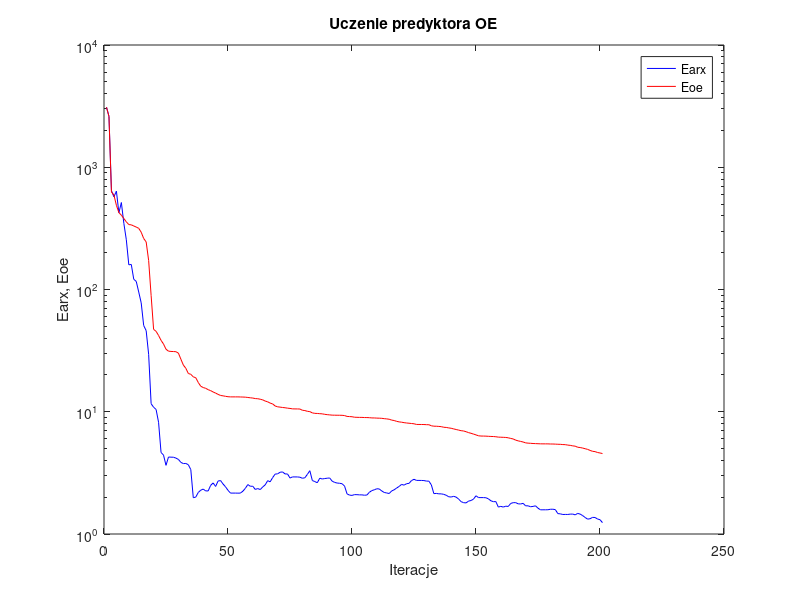
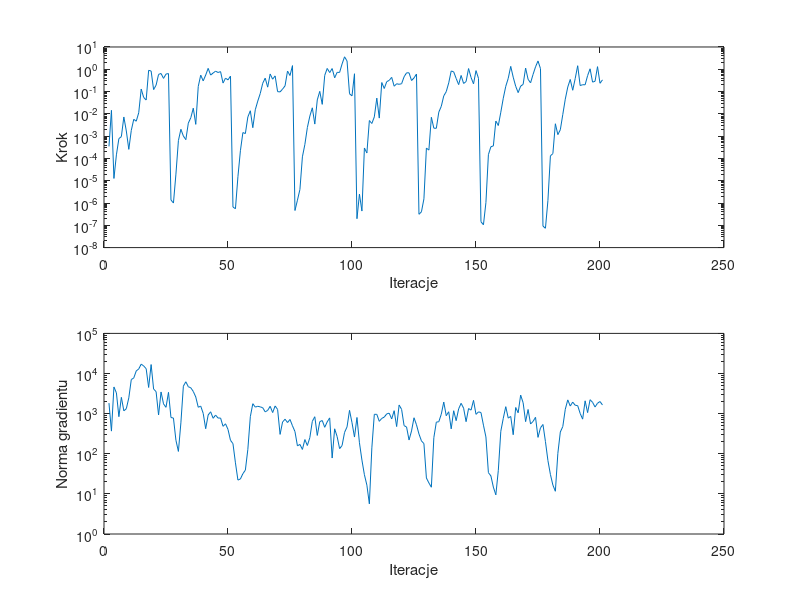

MATLAB code for these plots, in order:
%uczenie predyktora oe
clear all;
n=0; farx(n+1)=3.102240e+003; foe(n+1)=3.100060e+003; wspucz(n+1)=0.000000e+000; ng(n+1)=0.000000e+000;
%odnowa zmiennej metryki
n=1; farx(n+1)=2.609121e+003; foe(n+1)=2.605918e+003; krok(n+1)=3.467612e-004; ng(n+1)=1.830629e+003;
n=2; farx(n+1)=6.432456e+002; foe(n+1)=6.278348e+002; krok(n+1)=1.438322e-002; ng(n+1)=3.669806e+002;
n=3; farx(n+1)=5.727934e+002; foe(n+1)=5.926023e+002; krok(n+1)=1.265721e-005; ng(n+1)=4.623471e+003;
n=4; farx(n+1)=6.375578e+002; foe(n+1)=4.881011e+002; krok(n+1)=1.448124e-004; ng(n+1)=3.297952e+003;
n=5; farx(n+1)=4.247585e+002; foe(n+1)=4.254416e+002; krok(n+1)=7.740461e-004; ng(n+1)=8.402897e+002;
n=6; farx(n+1)=5.146355e+002; foe(n+1)=4.056309e+002; krok(n+1)=9.511937e-004; ng(n+1)=2.548614e+003;
n=7; farx(n+1)=3.478029e+002; foe(n+1)=3.808144e+002; krok(n+1)=7.242402e-003; ng(n+1)=1.173347e+003;
n=8; farx(n+1)=2.551589e+002; foe(n+1)=3.577407e+002; krok(n+1)=1.700059e-003; ng(n+1)=1.328075e+003;
n=9; farx(n+1)=1.592627e+002; foe(n+1)=3.396424e+002; krok(n+1)=2.554609e-004; ng(n+1)=2.474995e+003;
n=10; farx(n+1)=1.603323e+002; foe(n+1)=3.381627e+002; krok(n+1)=1.810600e-003; ng(n+1)=7.065787e+003;
n=11; farx(n+1)=1.212659e+002; foe(n+1)=3.307337e+002; krok(n+1)=5.699196e-003; ng(n+1)=7.760263e+003;
n=12; farx(n+1)=1.165020e+002; foe(n+1)=3.243150e+002; krok(n+1)=4.672280e-003; ng(n+1)=1.158979e+004;
n=13; farx(n+1)=9.540619e+001; foe(n+1)=3.164630e+002; krok(n+1)=1.121678e-002; ng(n+1)=1.299705e+004;
n=14; farx(n+1)=7.772304e+001; foe(n+1)=2.942162e+002; krok(n+1)=1.293628e-001; ng(n+1)=1.712847e+004;
n=15; farx(n+1)=5.075164e+001; foe(n+1)=2.613086e+002; krok(n+1)=5.454222e-002; ng(n+1)=1.543759e+004;
n=16; farx(n+1)=4.608626e+001; foe(n+1)=2.451091e+002; krok(n+1)=4.165943e-002; ng(n+1)=1.319539e+004;
n=17; farx(n+1)=2.947618e+001; foe(n+1)=1.727452e+002; krok(n+1)=8.997464e-001; ng(n+1)=4.488606e+003;
n=18; farx(n+1)=1.163383e+001; foe(n+1)=8.932315e+001; krok(n+1)=8.340965e-001; ng(n+1)=1.672212e+004;
n=19; farx(n+1)=1.089109e+001; foe(n+1)=4.717859e+001; krok(n+1)=1.226008e-001; ng(n+1)=4.106312e+003;
n=20; farx(n+1)=1.044622e+001; foe(n+1)=4.548568e+001; krok(n+1)=1.931257e-001; ng(n+1)=3.537871e+003;
n=21; farx(n+1)=8.204438e+000; foe(n+1)=4.206015e+001; krok(n+1)=5.888949e-001; ng(n+1)=9.253444e+002;
n=22; farx(n+1)=4.647829e+000; foe(n+1)=3.839036e+001; krok(n+1)=6.477968e-001; ng(n+1)=3.469731e+003;
n=23; farx(n+1)=4.419166e+000; foe(n+1)=3.580468e+001; krok(n+1)=3.903951e-001; ng(n+1)=1.753791e+003;
n=24; farx(n+1)=3.645903e+000; foe(n+1)=3.246835e+001; krok(n+1)=6.088496e-001; ng(n+1)=1.436543e+003;
n=25; farx(n+1)=4.262562e+000; foe(n+1)=3.131243e+001; krok(n+1)=6.428475e-001; ng(n+1)=3.397511e+003;
%odnowa zmiennej metryki
n=26; farx(n+1)=4.251019e+000; foe(n+1)=3.114721e+001; krok(n+1)=1.372676e-006; ng(n+1)=8.004541e+002;
n=27; farx(n+1)=4.246927e+000; foe(n+1)=3.108709e+001; krok(n+1)=9.978942e-007; ng(n+1)=7.759268e+002;
n=28; farx(n+1)=4.177301e+000; foe(n+1)=3.099587e+001; krok(n+1)=1.976919e-005; ng(n+1)=2.171617e+002;
n=29; farx(n+1)=4.075103e+000; foe(n+1)=3.017501e+001; krok(n+1)=6.298318e-004; ng(n+1)=1.143340e+002;
n=30; farx(n+1)=3.855251e+000; foe(n+1)=2.690160e+001; krok(n+1)=2.032216e-003; ng(n+1)=5.890615e+002;
n=31; farx(n+1)=3.766762e+000; foe(n+1)=2.408805e+001; krok(n+1)=1.016331e-003; ng(n+1)=4.838412e+003;
n=32; farx(n+1)=3.777671e+000; foe(n+1)=2.266655e+001; krok(n+1)=6.935224e-004; ng(n+1)=6.229527e+003;
n=33; farx(n+1)=3.686272e+000; foe(n+1)=2.056184e+001; krok(n+1)=3.840117e-003; ng(n+1)=4.681794e+003;
n=34; farx(n+1)=3.364090e+000; foe(n+1)=2.023903e+001; krok(n+1)=6.700076e-003; ng(n+1)=4.409403e+003;
n=35; farx(n+1)=1.980849e+000; foe(n+1)=1.929587e+001; krok(n+1)=1.799391e-002; ng(n+1)=3.573653e+003;
n=36; farx(n+1)=2.003574e+000; foe(n+1)=1.898483e+001; krok(n+1)=3.378712e-003; ng(n+1)=2.602559e+003;
n=37; farx(n+1)=2.185996e+000; foe(n+1)=1.736349e+001; krok(n+1)=1.690415e-001; ng(n+1)=1.442167e+003;
n=38; farx(n+1)=2.281987e+000; foe(n+1)=1.618109e+001; krok(n+1)=5.461275e-001; ng(n+1)=1.539243e+003;
n=39; farx(n+1)=2.330248e+000; foe(n+1)=1.578167e+001; krok(n+1)=3.009661e-001; ng(n+1)=1.015926e+003;
n=40; farx(n+1)=2.253086e+000; foe(n+1)=1.555275e+001; krok(n+1)=5.491644e-001; ng(n+1)=4.210295e+002;
n=41; farx(n+1)=2.250289e+000; foe(n+1)=1.516045e+001; krok(n+1)=1.098198e+000; ng(n+1)=9.263699e+002;
n=42; farx(n+1)=2.498913e+000; foe(n+1)=1.488537e+001; krok(n+1)=5.491644e-001; ng(n+1)=1.111694e+003;
n=43; farx(n+1)=2.617006e+000; foe(n+1)=1.451931e+001; krok(n+1)=6.807263e-001; ng(n+1)=7.654500e+002;
n=44; farx(n+1)=2.449115e+000; foe(n+1)=1.420905e+001; krok(n+1)=8.209742e-001; ng(n+1)=9.215303e+002;
n=45; farx(n+1)=2.712234e+000; foe(n+1)=1.387475e+001; krok(n+1)=7.178655e-001; ng(n+1)=7.748245e+002;
n=46; farx(n+1)=2.736018e+000; foe(n+1)=1.359097e+001; krok(n+1)=7.847380e-001; ng(n+1)=7.777046e+002;
n=47; farx(n+1)=2.565100e+000; foe(n+1)=1.349703e+001; krok(n+1)=2.409855e-001; ng(n+1)=4.825710e+002;
n=48; farx(n+1)=2.432222e+000; foe(n+1)=1.337439e+001; krok(n+1)=4.003408e-001; ng(n+1)=5.584375e+002;
n=49; farx(n+1)=2.276888e+000; foe(n+1)=1.327340e+001; krok(n+1)=3.337297e-001; ng(n+1)=4.036595e+002;
n=50; farx(n+1)=2.160851e+000; foe(n+1)=1.323429e+001; krok(n+1)=4.928563e-001; ng(n+1)=2.167452e+002;
%odnowa zmiennej metryki
n=51; farx(n+1)=2.161255e+000; foe(n+1)=1.323201e+001; krok(n+1)=6.635642e-007; ng(n+1)=1.785218e+002;
n=52; farx(n+1)=2.161156e+000; foe(n+1)=1.323169e+001; krok(n+1)=5.520773e-007; ng(n+1)=5.935805e+001;
n=53; farx(n+1)=2.158641e+000; foe(n+1)=1.323093e+001; krok(n+1)=1.515663e-005; ng(n+1)=2.204886e+001;
n=54; farx(n+1)=2.160789e+000; foe(n+1)=1.321169e+001; krok(n+1)=2.219001e-004; ng(n+1)=2.354658e+001;
n=55; farx(n+1)=2.240256e+000; foe(n+1)=1.319028e+001; krok(n+1)=1.447043e-003; ng(n+1)=3.189174e+001;
n=56; farx(n+1)=2.365105e+000; foe(n+1)=1.316180e+001; krok(n+1)=1.303632e-003; ng(n+1)=3.908548e+001;
n=57; farx(n+1)=2.537084e+000; foe(n+1)=1.308649e+001; krok(n+1)=7.242402e-003; ng(n+1)=1.288364e+002;
n=58; farx(n+1)=2.457675e+000; foe(n+1)=1.301051e+001; krok(n+1)=1.376948e-002; ng(n+1)=8.390112e+002;
n=59; farx(n+1)=2.457748e+000; foe(n+1)=1.294302e+001; krok(n+1)=2.395481e-003; ng(n+1)=1.768293e+003;
n=60; farx(n+1)=2.314262e+000; foe(n+1)=1.281575e+001; krok(n+1)=1.525264e-002; ng(n+1)=1.455152e+003;
n=61; farx(n+1)=2.354246e+000; foe(n+1)=1.278141e+001; krok(n+1)=3.735290e-002; ng(n+1)=1.523464e+003;
n=62; farx(n+1)=2.309330e+000; foe(n+1)=1.265879e+001; krok(n+1)=8.172294e-002; ng(n+1)=1.475414e+003;
n=63; farx(n+1)=2.426307e+000; foe(n+1)=1.250711e+001; krok(n+1)=2.357265e-001; ng(n+1)=1.404774e+003;
n=64; farx(n+1)=2.523719e+000; foe(n+1)=1.223362e+001; krok(n+1)=4.004429e-001; ng(n+1)=1.106377e+003;
n=65; farx(n+1)=2.731443e+000; foe(n+1)=1.205400e+001; krok(n+1)=1.577575e-001; ng(n+1)=1.205643e+003;
n=66; farx(n+1)=2.671471e+000; foe(n+1)=1.177189e+001; krok(n+1)=6.144464e-001; ng(n+1)=1.524231e+003;
n=67; farx(n+1)=2.893858e+000; foe(n+1)=1.158816e+001; krok(n+1)=3.589327e-001; ng(n+1)=1.063794e+003;
n=68; farx(n+1)=3.089027e+000; foe(n+1)=1.115284e+001; krok(n+1)=5.045340e-001; ng(n+1)=1.553401e+003;
n=69; farx(n+1)=3.105740e+000; foe(n+1)=1.097629e+001; krok(n+1)=9.907791e-002; ng(n+1)=1.271205e+003;
n=70; farx(n+1)=3.199044e+000; foe(n+1)=1.091210e+001; krok(n+1)=9.668121e-002; ng(n+1)=3.038660e+002;
n=71; farx(n+1)=3.220066e+000; foe(n+1)=1.083771e+001; krok(n+1)=1.288873e-001; ng(n+1)=6.183734e+002;
n=72; farx(n+1)=3.099588e+000; foe(n+1)=1.078423e+001; krok(n+1)=1.800875e-001; ng(n+1)=7.264364e+002;
n=73; farx(n+1)=3.097434e+000; foe(n+1)=1.070041e+001; krok(n+1)=8.316025e-001; ng(n+1)=6.002062e+002;
n=74; farx(n+1)=2.869466e+000; foe(n+1)=1.064614e+001; krok(n+1)=5.249576e-001; ng(n+1)=7.155853e+002;
n=75; farx(n+1)=2.930980e+000; foe(n+1)=1.056025e+001; krok(n+1)=1.462039e+000; ng(n+1)=4.973398e+002;
%odnowa zmiennej metryki
n=76; farx(n+1)=2.930022e+000; foe(n+1)=1.054954e+001; krok(n+1)=4.613351e-007; ng(n+1)=3.569642e+002;
n=77; farx(n+1)=2.929467e+000; foe(n+1)=1.054568e+001; krok(n+1)=1.343288e-006; ng(n+1)=1.571393e+002;
n=78; farx(n+1)=2.914327e+000; foe(n+1)=1.052656e+001; krok(n+1)=4.053211e-006; ng(n+1)=1.712184e+002;
n=79; farx(n+1)=2.856824e+000; foe(n+1)=1.028324e+001; krok(n+1)=1.180809e-004; ng(n+1)=1.280937e+002;
n=80; farx(n+1)=2.885942e+000; foe(n+1)=1.022728e+001; krok(n+1)=4.270496e-004; ng(n+1)=2.258760e+002;
n=81; farx(n+1)=3.073388e+000; foe(n+1)=1.008562e+001; krok(n+1)=2.433134e-003; ng(n+1)=1.605095e+002;
n=82; farx(n+1)=3.295232e+000; foe(n+1)=1.002291e+001; krok(n+1)=7.932207e-003; ng(n+1)=2.529888e+002;
n=83; farx(n+1)=2.739320e+000; foe(n+1)=9.789306e+000; krok(n+1)=1.867645e-002; ng(n+1)=6.440739e+002;
n=84; farx(n+1)=2.684649e+000; foe(n+1)=9.702641e+000; krok(n+1)=3.478135e-003; ng(n+1)=8.374499e+002;
n=85; farx(n+1)=2.625723e+000; foe(n+1)=9.685007e+000; krok(n+1)=4.226396e-002; ng(n+1)=2.861809e+002;
n=86; farx(n+1)=2.861387e+000; foe(n+1)=9.644724e+000; krok(n+1)=1.019950e-001; ng(n+1)=6.298202e+002;
n=87; farx(n+1)=2.818598e+000; foe(n+1)=9.614054e+000; krok(n+1)=2.667694e-002; ng(n+1)=6.745709e+002;
n=88; farx(n+1)=2.842241e+000; foe(n+1)=9.527201e+000; krok(n+1)=5.327344e-001; ng(n+1)=4.564875e+002;
n=89; farx(n+1)=2.859967e+000; foe(n+1)=9.468926e+000; krok(n+1)=1.090115e+000; ng(n+1)=6.238926e+002;
n=90; farx(n+1)=2.873488e+000; foe(n+1)=9.426624e+000; krok(n+1)=7.113726e-001; ng(n+1)=7.823735e+002;
n=91; farx(n+1)=2.704481e+000; foe(n+1)=9.381883e+000; krok(n+1)=1.077381e+000; ng(n+1)=7.823667e+001;
n=92; farx(n+1)=2.643162e+000; foe(n+1)=9.372525e+000; krok(n+1)=4.144507e-001; ng(n+1)=4.188338e+002;
n=93; farx(n+1)=2.611536e+000; foe(n+1)=9.364421e+000; krok(n+1)=7.271671e-001; ng(n+1)=2.683744e+002;
n=94; farx(n+1)=2.599658e+000; foe(n+1)=9.360373e+000; krok(n+1)=7.228765e-001; ng(n+1)=1.341104e+002;
n=95; farx(n+1)=2.577709e+000; foe(n+1)=9.351612e+000; krok(n+1)=1.741449e+000; ng(n+1)=1.604638e+002;
n=96; farx(n+1)=2.464831e+000; foe(n+1)=9.306092e+000; krok(n+1)=3.629522e+000; ng(n+1)=3.409255e+002;
n=97; farx(n+1)=2.129532e+000; foe(n+1)=9.161068e+000; krok(n+1)=2.348361e+000; ng(n+1)=4.677393e+002;
n=98; farx(n+1)=2.080628e+000; foe(n+1)=9.132798e+000; krok(n+1)=7.959957e-002; ng(n+1)=1.207848e+003;
n=99; farx(n+1)=2.068817e+000; foe(n+1)=9.105818e+000; krok(n+1)=6.414287e-002; ng(n+1)=5.944979e+002;
n=100; farx(n+1)=2.099412e+000; foe(n+1)=9.020343e+000; krok(n+1)=6.305900e-001; ng(n+1)=2.610096e+002;
%odnowa zmiennej metryki
n=101; farx(n+1)=2.097853e+000; foe(n+1)=9.004965e+000; krok(n+1)=1.976681e-007; ng(n+1)=8.026197e+002;
n=102; farx(n+1)=2.090136e+000; foe(n+1)=8.991747e+000; krok(n+1)=2.504046e-006; ng(n+1)=1.880754e+002;
n=103; farx(n+1)=2.089845e+000; foe(n+1)=8.991468e+000; krok(n+1)=4.357352e-007; ng(n+1)=6.958834e+001;
n=104; farx(n+1)=2.075963e+000; foe(n+1)=8.966670e+000; krok(n+1)=2.939122e-004; ng(n+1)=3.003394e+001;
n=105; farx(n+1)=2.083407e+000; foe(n+1)=8.962788e+000; krok(n+1)=1.752601e-004; ng(n+1)=1.651693e+001;
n=106; farx(n+1)=2.193938e+000; foe(n+1)=8.944030e+000; krok(n+1)=5.022071e-003; ng(n+1)=5.639565e+000;
n=107; farx(n+1)=2.264656e+000; foe(n+1)=8.901706e+000; krok(n+1)=3.692938e-003; ng(n+1)=1.401985e+002;
n=108; farx(n+1)=2.299850e+000; foe(n+1)=8.900011e+000; krok(n+1)=7.321912e-003; ng(n+1)=9.618926e+002;
n=109; farx(n+1)=2.344955e+000; foe(n+1)=8.871834e+000; krok(n+1)=5.082412e-002; ng(n+1)=9.605987e+002;
n=110; farx(n+1)=2.335404e+000; foe(n+1)=8.859761e+000; krok(n+1)=6.450159e-003; ng(n+1)=6.427756e+002;
n=111; farx(n+1)=2.249261e+000; foe(n+1)=8.836511e+000; krok(n+1)=2.543102e-001; ng(n+1)=7.612522e+002;
n=112; farx(n+1)=2.186833e+000; foe(n+1)=8.779306e+000; krok(n+1)=1.372911e-001; ng(n+1)=8.192516e+002;
n=113; farx(n+1)=2.165740e+000; foe(n+1)=8.740669e+000; krok(n+1)=2.767350e-001; ng(n+1)=9.857229e+002;
n=114; farx(n+1)=2.143699e+000; foe(n+1)=8.682234e+000; krok(n+1)=3.185792e-001; ng(n+1)=1.026286e+003;
n=115; farx(n+1)=2.250652e+000; foe(n+1)=8.543822e+000; krok(n+1)=4.337210e-001; ng(n+1)=7.382891e+002;
n=116; farx(n+1)=2.299226e+000; foe(n+1)=8.478027e+000; krok(n+1)=1.738735e-001; ng(n+1)=1.183584e+003;
n=117; farx(n+1)=2.377676e+000; foe(n+1)=8.346188e+000; krok(n+1)=2.242518e-001; ng(n+1)=4.761032e+002;
n=118; farx(n+1)=2.449107e+000; foe(n+1)=8.263675e+000; krok(n+1)=2.114442e-001; ng(n+1)=1.641650e+003;
n=119; farx(n+1)=2.546327e+000; foe(n+1)=8.213519e+000; krok(n+1)=2.249366e-001; ng(n+1)=1.275994e+003;
n=120; farx(n+1)=2.509850e+000; foe(n+1)=8.143923e+000; krok(n+1)=4.602673e-001; ng(n+1)=5.027145e+002;
n=121; farx(n+1)=2.580207e+000; foe(n+1)=8.093650e+000; krok(n+1)=6.930078e-001; ng(n+1)=4.643967e+002;
n=122; farx(n+1)=2.595983e+000; foe(n+1)=8.055459e+000; krok(n+1)=6.930078e-001; ng(n+1)=2.203315e+002;
n=123; farx(n+1)=2.736310e+000; foe(n+1)=8.013960e+000; krok(n+1)=3.130904e-001; ng(n+1)=3.702490e+002;
n=124; farx(n+1)=2.802733e+000; foe(n+1)=7.974374e+000; krok(n+1)=4.083285e-001; ng(n+1)=7.890275e+002;
n=125; farx(n+1)=2.744683e+000; foe(n+1)=7.874817e+000; krok(n+1)=6.113321e-001; ng(n+1)=5.270827e+002;
%odnowa zmiennej metryki
n=126; farx(n+1)=2.743809e+000; foe(n+1)=7.870325e+000; krok(n+1)=3.117483e-007; ng(n+1)=3.114842e+002;
n=127; farx(n+1)=2.742034e+000; foe(n+1)=7.868043e+000; krok(n+1)=4.039360e-007; ng(n+1)=2.096379e+002;
n=128; farx(n+1)=2.736395e+000; foe(n+1)=7.862295e+000; krok(n+1)=1.539899e-006; ng(n+1)=1.787399e+002;
n=129; farx(n+1)=2.709376e+000; foe(n+1)=7.839411e+000; krok(n+1)=2.915196e-004; ng(n+1)=2.490891e+001;
n=130; farx(n+1)=2.705460e+000; foe(n+1)=7.832567e+000; krok(n+1)=2.368916e-004; ng(n+1)=1.875475e+001;
n=131; farx(n+1)=2.521397e+000; foe(n+1)=7.678217e+000; krok(n+1)=7.032104e-003; ng(n+1)=1.465873e+001;
n=132; farx(n+1)=2.139623e+000; foe(n+1)=7.618781e+000; krok(n+1)=2.275225e-003; ng(n+1)=2.522573e+002;
n=133; farx(n+1)=2.147858e+000; foe(n+1)=7.612913e+000; krok(n+1)=2.247173e-003; ng(n+1)=6.139362e+002;
n=134; farx(n+1)=2.131318e+000; foe(n+1)=7.585759e+000; krok(n+1)=1.196445e-002; ng(n+1)=6.290467e+002;
n=135; farx(n+1)=2.129705e+000; foe(n+1)=7.555228e+000; krok(n+1)=2.173419e-002; ng(n+1)=9.665342e+002;
n=136; farx(n+1)=2.110815e+000; foe(n+1)=7.465117e+000; krok(n+1)=6.402713e-002; ng(n+1)=1.944731e+003;
n=137; farx(n+1)=2.073665e+000; foe(n+1)=7.442899e+000; krok(n+1)=9.909413e-002; ng(n+1)=8.872698e+002;
n=138; farx(n+1)=2.017103e+000; foe(n+1)=7.376457e+000; krok(n+1)=2.454949e-001; ng(n+1)=1.114647e+003;
n=139; farx(n+1)=2.006853e+000; foe(n+1)=7.325610e+000; krok(n+1)=8.391318e-001; ng(n+1)=4.176580e+002;
n=140; farx(n+1)=2.033560e+000; foe(n+1)=7.237118e+000; krok(n+1)=7.676757e-001; ng(n+1)=1.180996e+003;
n=141; farx(n+1)=2.003402e+000; foe(n+1)=7.157664e+000; krok(n+1)=3.874329e-001; ng(n+1)=6.679377e+002;
n=142; farx(n+1)=1.929300e+000; foe(n+1)=7.078542e+000; krok(n+1)=2.047395e-001; ng(n+1)=1.315424e+003;
n=143; farx(n+1)=1.839506e+000; foe(n+1)=7.000562e+000; krok(n+1)=5.281623e-001; ng(n+1)=1.809332e+003;
n=144; farx(n+1)=1.804358e+000; foe(n+1)=6.961140e+000; krok(n+1)=2.317569e-001; ng(n+1)=1.368015e+003;
n=145; farx(n+1)=1.796543e+000; foe(n+1)=6.867414e+000; krok(n+1)=2.800362e-001; ng(n+1)=6.309727e+002;
n=146; farx(n+1)=1.858355e+000; foe(n+1)=6.751169e+000; krok(n+1)=1.077223e+000; ng(n+1)=1.338996e+003;
n=147; farx(n+1)=1.878988e+000; foe(n+1)=6.663417e+000; krok(n+1)=4.306047e-001; ng(n+1)=1.224878e+003;
n=148; farx(n+1)=1.929737e+000; foe(n+1)=6.565391e+000; krok(n+1)=2.223238e-001; ng(n+1)=2.140966e+003;
n=149; farx(n+1)=2.055443e+000; foe(n+1)=6.466106e+000; krok(n+1)=8.704303e-001; ng(n+1)=9.597994e+002;
n=150; farx(n+1)=1.985441e+000; foe(n+1)=6.359102e+000; krok(n+1)=3.923690e-001; ng(n+1)=1.107283e+003;
%odnowa zmiennej metryki
n=151; farx(n+1)=1.985109e+000; foe(n+1)=6.328606e+000; krok(n+1)=1.446049e-007; ng(n+1)=1.066125e+003;
n=152; farx(n+1)=1.984952e+000; foe(n+1)=6.325390e+000; krok(n+1)=1.056814e-007; ng(n+1)=5.157742e+002;
n=153; farx(n+1)=1.979897e+000; foe(n+1)=6.316261e+000; krok(n+1)=1.052955e-006; ng(n+1)=2.618944e+002;
n=154; farx(n+1)=1.939420e+000; foe(n+1)=6.297404e+000; krok(n+1)=1.472618e-004; ng(n+1)=3.378703e+001;
n=155; farx(n+1)=1.869830e+000; foe(n+1)=6.280383e+000; krok(n+1)=3.348253e-004; ng(n+1)=2.809535e+001;
n=156; farx(n+1)=1.837771e+000; foe(n+1)=6.271587e+000; krok(n+1)=3.643472e-004; ng(n+1)=1.474316e+001;
n=157; farx(n+1)=1.842573e+000; foe(n+1)=6.245576e+000; krok(n+1)=4.756638e-003; ng(n+1)=9.459361e+000;
n=158; farx(n+1)=1.660114e+000; foe(n+1)=6.201285e+000; krok(n+1)=2.998733e-003; ng(n+1)=3.874150e+001;
n=159; farx(n+1)=1.683784e+000; foe(n+1)=6.190353e+000; krok(n+1)=1.183052e-002; ng(n+1)=3.629732e+002;
n=160; farx(n+1)=1.660803e+000; foe(n+1)=6.178258e+000; krok(n+1)=5.042484e-002; ng(n+1)=7.661857e+002;
n=161; farx(n+1)=1.688888e+000; foe(n+1)=6.162840e+000; krok(n+1)=1.717868e-001; ng(n+1)=1.490784e+003;
n=162; farx(n+1)=1.680138e+000; foe(n+1)=6.123457e+000; krok(n+1)=3.923690e-001; ng(n+1)=7.731992e+002;
n=163; farx(n+1)=1.778797e+000; foe(n+1)=6.049353e+000; krok(n+1)=1.348916e+000; ng(n+1)=8.527984e+002;
n=164; farx(n+1)=1.804406e+000; foe(n+1)=5.993088e+000; krok(n+1)=4.419445e-001; ng(n+1)=2.982815e+002;
n=165; farx(n+1)=1.805700e+000; foe(n+1)=5.857724e+000; krok(n+1)=1.728230e-001; ng(n+1)=1.422427e+003;
n=166; farx(n+1)=1.764816e+000; foe(n+1)=5.780732e+000; krok(n+1)=8.973318e-002; ng(n+1)=1.050749e+003;
n=167; farx(n+1)=1.760643e+000; foe(n+1)=5.718386e+000; krok(n+1)=1.752988e-001; ng(n+1)=2.902311e+003;
n=168; farx(n+1)=1.781495e+000; foe(n+1)=5.658400e+000; krok(n+1)=2.093785e-001; ng(n+1)=1.869457e+003;
n=169; farx(n+1)=1.700311e+000; foe(n+1)=5.565737e+000; krok(n+1)=1.131462e+000; ng(n+1)=6.321777e+002;
n=170; farx(n+1)=1.700426e+000; foe(n+1)=5.536893e+000; krok(n+1)=3.550835e-001; ng(n+1)=1.268183e+003;
n=171; farx(n+1)=1.670983e+000; foe(n+1)=5.518768e+000; krok(n+1)=2.464885e-001; ng(n+1)=5.513459e+002;
n=172; farx(n+1)=1.681548e+000; foe(n+1)=5.499398e+000; krok(n+1)=5.841487e-001; ng(n+1)=6.397308e+002;
n=173; farx(n+1)=1.700425e+000; foe(n+1)=5.488498e+000; krok(n+1)=1.280929e+000; ng(n+1)=8.094690e+002;
n=174; farx(n+1)=1.626075e+000; foe(n+1)=5.476444e+000; krok(n+1)=2.355579e+000; ng(n+1)=2.560605e+002;
n=175; farx(n+1)=1.577017e+000; foe(n+1)=5.465327e+000; krok(n+1)=1.068393e+000; ng(n+1)=4.434994e+002;
%odnowa zmiennej metryki
n=176; farx(n+1)=1.577693e+000; foe(n+1)=5.462249e+000; krok(n+1)=9.207087e-008; ng(n+1)=5.365498e+002;
n=177; farx(n+1)=1.577741e+000; foe(n+1)=5.461829e+000; krok(n+1)=7.370973e-008; ng(n+1)=2.011473e+002;
n=178; farx(n+1)=1.578893e+000; foe(n+1)=5.461015e+000; krok(n+1)=1.305099e-006; ng(n+1)=6.765179e+001;
n=179; farx(n+1)=1.593667e+000; foe(n+1)=5.447581e+000; krok(n+1)=1.309203e-004; ng(n+1)=3.056062e+001;
n=180; farx(n+1)=1.594803e+000; foe(n+1)=5.446633e+000; krok(n+1)=1.646626e-004; ng(n+1)=1.658933e+001;
n=181; farx(n+1)=1.582116e+000; foe(n+1)=5.434757e+000; krok(n+1)=3.595838e-003; ng(n+1)=1.162547e+001;
n=182; farx(n+1)=1.467784e+000; foe(n+1)=5.421209e+000; krok(n+1)=1.169591e-003; ng(n+1)=1.021770e+002;
n=183; farx(n+1)=1.462001e+000; foe(n+1)=5.413651e+000; krok(n+1)=1.935208e-003; ng(n+1)=3.481589e+002;
n=184; farx(n+1)=1.444072e+000; foe(n+1)=5.390436e+000; krok(n+1)=9.439199e-003; ng(n+1)=4.769916e+002;
n=185; farx(n+1)=1.446057e+000; foe(n+1)=5.381548e+000; krok(n+1)=4.569519e-002; ng(n+1)=1.284494e+003;
n=186; farx(n+1)=1.444928e+000; foe(n+1)=5.336224e+000; krok(n+1)=1.591991e-001; ng(n+1)=2.201115e+003;
n=187; farx(n+1)=1.454181e+000; foe(n+1)=5.310861e+000; krok(n+1)=3.493083e-001; ng(n+1)=1.545517e+003;
n=188; farx(n+1)=1.455480e+000; foe(n+1)=5.259721e+000; krok(n+1)=1.144404e-001; ng(n+1)=1.938832e+003;
n=189; farx(n+1)=1.434494e+000; foe(n+1)=5.229295e+000; krok(n+1)=3.827775e-001; ng(n+1)=1.616262e+003;
n=190; farx(n+1)=1.474348e+000; foe(n+1)=5.124258e+000; krok(n+1)=1.443163e+000; ng(n+1)=1.582871e+003;
n=191; farx(n+1)=1.455045e+000; foe(n+1)=5.097701e+000; krok(n+1)=1.856523e-001; ng(n+1)=1.012396e+003;
n=192; farx(n+1)=1.414573e+000; foe(n+1)=5.047182e+000; krok(n+1)=2.032965e-001; ng(n+1)=7.295667e+002;
n=193; farx(n+1)=1.365970e+000; foe(n+1)=4.986095e+000; krok(n+1)=2.013997e-001; ng(n+1)=2.086114e+003;
n=194; farx(n+1)=1.322988e+000; foe(n+1)=4.923116e+000; krok(n+1)=5.203615e-001; ng(n+1)=1.060972e+003;
n=195; farx(n+1)=1.333910e+000; foe(n+1)=4.829187e+000; krok(n+1)=1.050152e+000; ng(n+1)=2.224820e+003;
n=196; farx(n+1)=1.367347e+000; foe(n+1)=4.745832e+000; krok(n+1)=2.656312e-001; ng(n+1)=1.912786e+003;
n=197; farx(n+1)=1.365136e+000; foe(n+1)=4.720831e+000; krok(n+1)=2.893371e-001; ng(n+1)=1.465060e+003;
n=198; farx(n+1)=1.326150e+000; foe(n+1)=4.641810e+000; krok(n+1)=1.310660e+000; ng(n+1)=1.817225e+003;
n=199; farx(n+1)=1.309307e+000; foe(n+1)=4.600336e+000; krok(n+1)=2.353350e-001; ng(n+1)=2.003670e+003;
n=200; farx(n+1)=1.238125e+000; foe(n+1)=4.551722e+000; krok(n+1)=3.354651e-001; ng(n+1)=1.641529e+003;

figure; semilogy(farx,'b'); hold on; semilogy(foe,'r'); xlabel('Iteracje'); ylabel('Earx, Eoe'); legend('Earx','Eoe'); title('Uczenie predyktora OE');
figure; subplot(2,1,1); semilogy(krok); xlabel('Iteracje'); ylabel('Krok');
subplot(2,1,2); semilogy(ng); xlabel('Iteracje'); ylabel('Norma gradientu');
Earx=farx(n+1)
Eoe=foe(n+1)
